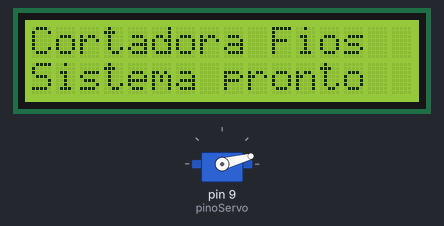
The sketch below on a simulated Arduino Uno, built with avr-gcc and run on an emulated ATmega328P. On the bench: 16×2 character LCD, servo.

Above: at 0.1 s.
At 2.6 s:
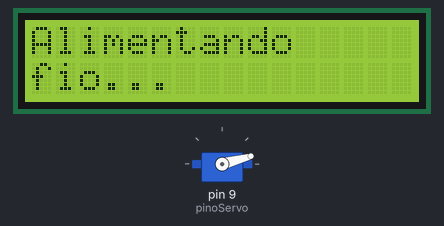
At 7.1 s:
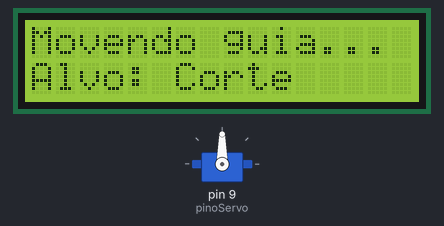
At 13.2 s:
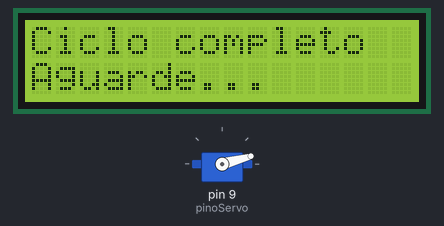
Timing chart, 0 to 40.0 s (numbered marks = the images above):
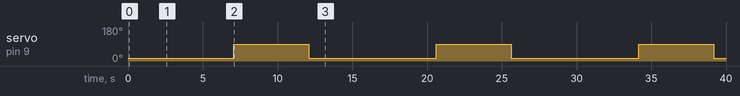

The sketch:

Cortadora_Fios.ino
```cpp
#include <LiquidCrystal.h>
#include <Servo.h>  // Biblioteca necessária para o Servo Motor

/*
  ============================================================
  PROJETO: CORTADORA / ALIMENTADORA DE FIOS (TESTE DE INTERFACE)
  PLACA: Wavgat UNO (LGT8F328P)
  INTERFACE: LCD 16x2 + Servo SG90
  ============================================================
  Este código simula o fluxo do sistema com o LCD e já realiza
  o movimento real do Servo Motor para direcionar o fio.
*/

// Inicialização do LCD com os pinos físicos da montagem
LiquidCrystal lcd(12, 11, 5, 4, 3, 2);

// Inicialização do Servo Motor
Servo servoGuia;
const int pinoServo = 9; // Fio de sinal (laranja/amarelo) do servo

// ============================================================
// CONFIGURAÇÕES DE ÂNGULOS DO SERVO (Ajuste na montagem física)
// ============================================================
const int anguloAlimentacao = 15;  // Posição reta (onde o fio corre livre)
const int anguloCorte = 90;       // Posição inclinada (alinha o fio com a lâmina)

// ============================================================
// CONFIGURAÇÕES DE TEMPO (SIMULAÇÃO DOS MOTORES)
// ============================================================
const int tempoAlimentacao = 3000;    // Tempo puxando o fio
const int tempoMovimentoServo = 1000; // Tempo para o servo completar o giro
const int tempoCorte = 1000;          // Tempo fechando o alicate
const int tempoRetorno = 1000;        // Tempo reabrindo o alicate


void setup() {
  // Inicializa o display 16 colunas x 2 linhas
  lcd.begin(16, 2);

  // Inicializa o Servo Motor e garante que ele comece na posição reta
  servoGuia.attach(pinoServo);
  servoGuia.write(anguloAlimentacao);

  // Mensagem Inicial de Boot
  lcd.setCursor(0, 0);
  lcd.print("Cortadora Fios");
  lcd.setCursor(0, 1);
  lcd.print("Sistema pronto");

  delay(2500);
  lcd.clear();
}


void loop() {
  // ETAPA 1 - ALIMENTAR O FIO
  alimentarFio();
  delay(500);

  // ETAPA 2 - POSICIONAR FIO PARA CORTE (Ação Real do Servo)
  posicionarParaCorte();
  delay(500);

  // ETAPA 3 - CORTAR O FIO
  cortarFio();
  delay(1000);

  // ETAPA 4 - RETORNAR O CORTADOR
  retornarCortador();
  delay(500);

  // ETAPA 5 - RETORNAR O GUIA PARA O CENTRO (Ação Real do Servo)
  retornarGuia();

  // ETAPA 6 - INFORMA FIM DO CICLO
  lcd.clear();
  lcd.setCursor(0, 0);
  lcd.print("Ciclo completo");
  lcd.setCursor(0, 1);
  lcd.print("Aguarde...");

  // Pausa antes de reiniciar o processo
  delay(3000);
}


// ============================================================
// FUNÇÕES DE EXIBIÇÃO E MOVIMENTO
// ============================================================

void alimentarFio() {
  lcd.clear();
  lcd.setCursor(0, 0);
  lcd.print("Alimentando");
  lcd.setCursor(0, 1);
  lcd.print("fio...");

  // Simula o tempo que o Motor 1 (passo) ficaria ligado
  delay(tempoAlimentacao);

  // Confirmação de posicionamento
  lcd.clear();
  lcd.setCursor(0, 0);
  lcd.print("Fio posicionado");
  delay(1000);
}


void posicionarParaCorte() {
  lcd.clear();
  lcd.setCursor(0, 0);
  lcd.print("Movendo guia...");
  lcd.setCursor(0, 1);
  lcd.print("Alvo: Corte");

  // O Servo Motor move fisicamente o tubo guia para o alicate
  servoGuia.write(anguloCorte);
  delay(tempoMovimentoServo); // Dá tempo para a mecânica se mover
}


void cortarFio() {
  lcd.clear();
  lcd.setCursor(0, 0);
  lcd.print("Cortando");
  lcd.setCursor(0, 1);
  lcd.print("fio...");

  // Simula o tempo que o Motor 2 (corte) ficaria acionado
  delay(tempoCorte);
}


void retornarCortador() {
  lcd.clear();
  lcd.setCursor(0, 0);
  lcd.print("Abrindo");
  lcd.setCursor(0, 1);
  lcd.print("cortador...");

  // Simula o tempo que o Motor 2 levaria para retornar
  delay(tempoRetorno);
}


void retornarGuia() {
  lcd.clear();
  lcd.setCursor(0, 0);
  lcd.print("Voltando guia");
  lcd.setCursor(0, 1);
  lcd.print("para o centro...");

  // O Servo Motor puxa fisicamente o tubo guia de volta ao alinhamento original
  servoGuia.write(anguloAlimentacao);
  delay(tempoMovimentoServo);
}
```

Measured:
- by itself, servo on pin 9 (pinoServo): alternates 90° for 5.0 s and 15° for 8.5 s
- what the display in image 1 shows lasts 3.0 s, from 2.6 s to 5.6 s
- what the display in image 2 shows lasts 1.5 s, from 7.1 s to 8.6 s
